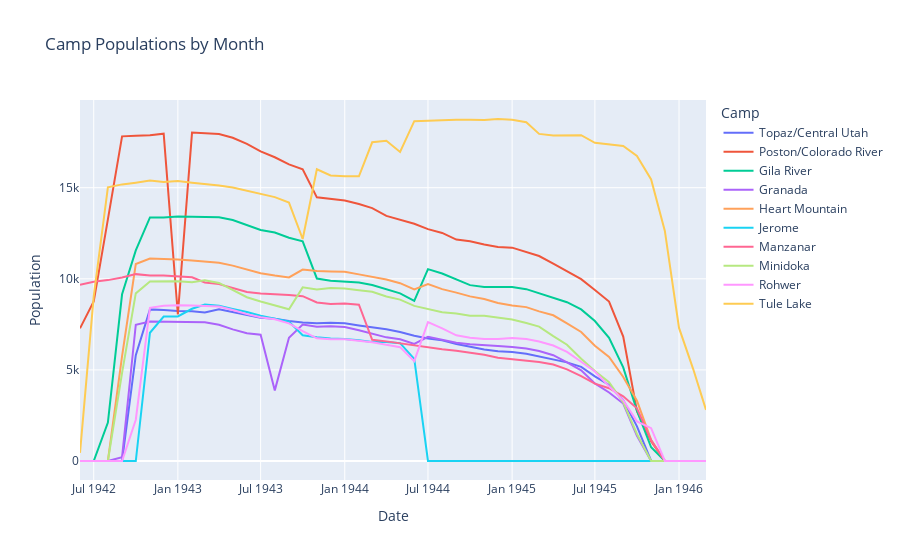

This figure's notebook cell:
### Markdown cell above
<br>
Now we can look at the data and start to see beyond the numbers. **This over-laid line plot compares the change in populations of the camps by month.**

### Code cell
pop_by_month2 = pop_by_month.drop("Total", axis = 1)
melted = pd.melt(pop_by_month2, id_vars = ["Date"], value_vars = pop_by_month2.columns[1:], var_name = 'Camp', value_name = "Population")
fig = px.line(melted, x = 'Date', y = 'Population', color = 'Camp', title = 'Camp Populations by Month')
fig.show();
